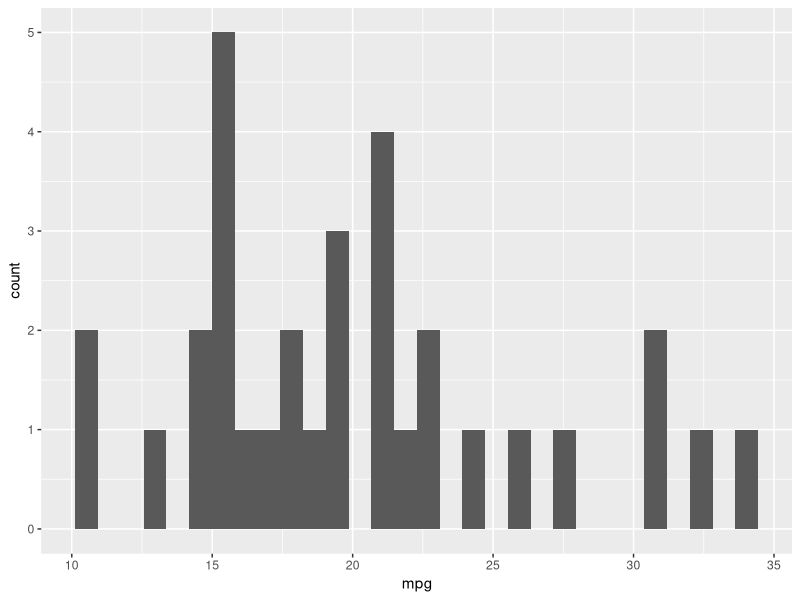
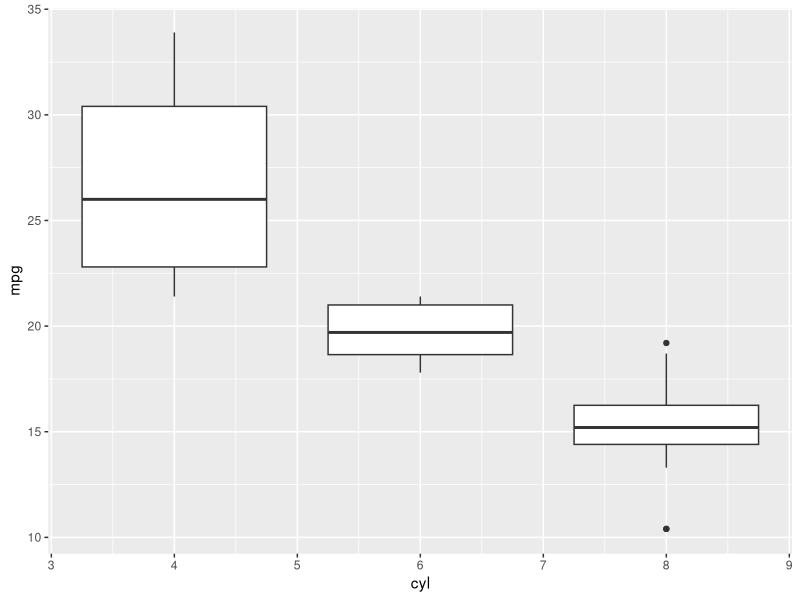
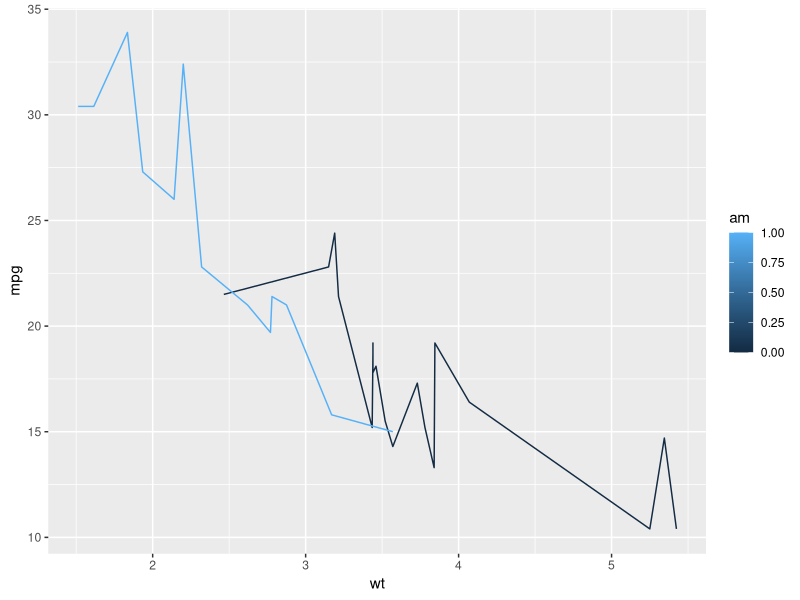
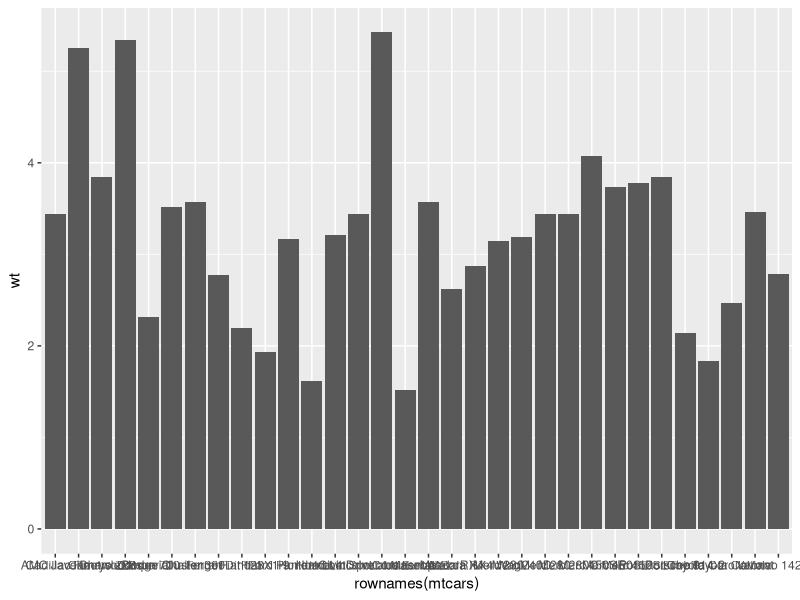

Recreate these plots in R, in order.
## ---- chunk 1
# Add your library below.

library(ggplot2)

## ---- chunk 2
# Write your code below.
ggplot(mtcars, aes(mpg)) + geom_histogram(bins = 30)



## ---- chunk 3
# Write your code below.
ggplot(mtcars, aes(group=cyl, x = cyl, mpg)) + geom_boxplot()



## ---- chunk 4
# Write your code below.
ggplot(mtcars, aes(x=wt, group=am, color = am, y=mpg)) + geom_line()



## ---- chunk 5
# Write your code below.
barchart <- ggplot(mtcars, aes(x=rownames(mtcars), y=wt)) + geom_bar(stat = "identity")
barchart


